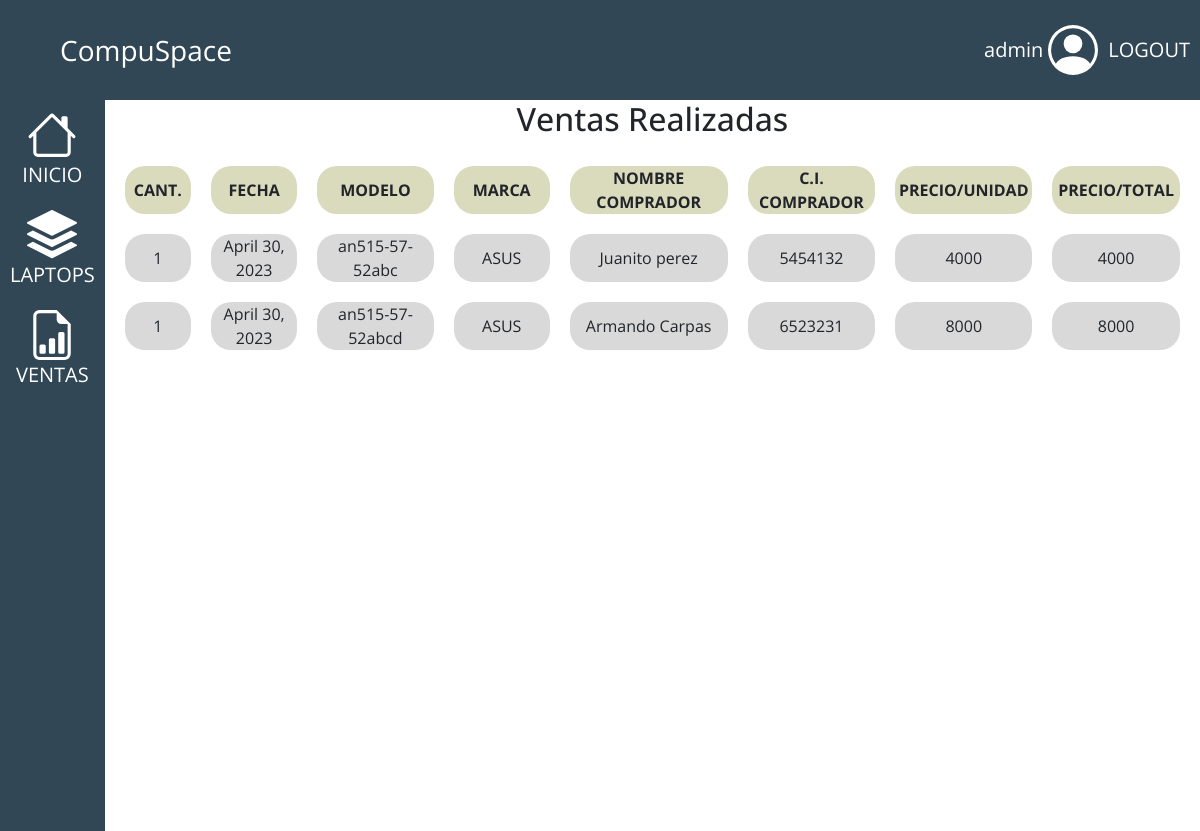
Screenshot of /registroVentas/ (signed in) with the database file from the repository.
### proyecto/models.py (models this page shows)
class vender_Laptop(models.Model):
    marca = models.CharField(max_length=20)
    modelo = models.CharField(max_length=20,unique=True)
    cantidad = models.IntegerField()
    precio = models.IntegerField()
    fecha = models.DateField()
    cliente = models.CharField(max_length=35)
    direccion = models.CharField(max_length=25)
    ci = models.IntegerField()
    telefono = models.IntegerField()

### proyecto/views.py (the view)
# urls.py: path('registroVentas/',views.registroVentas, name = "registroVentas"),
@login_required
def registroVentas(request):
    ventas = vender_Laptop.objects.all()
    return render(request, "registroVentas.html",{
            'ventas': ventas
        })

### proyecto/templates/registroVentas.html (shortened to what this page needs)
{% extends 'layouts/base.html' %}
{% load static %}
{% block content %}
<section>
    <h2>Ventas Realizadas</h2>
    <table class="tabla">
        <tr class="tr">
            <th class="cant th">CANT.</th>
            <th class="fecha th">FECHA</th>
            <th class="modelo th">MODELO</th>
            <th class="marca th">MARCA</th>
            <th class="nombre th">NOMBRE COMPRADOR</th>
            <th class="ci th">C.I. COMPRADOR</th>
            <th class="precioU th">PRECIO/UNIDAD</th>
            <th class="precioT th">PRECIO/TOTAL</th>
        </tr>
        {% for venta in ventas %}
        <tr>
            <td class="td">{{ venta.cantidad }}</td>
            <td class="td">{{venta.fecha}}</td>
            <td class="td">{{venta.modelo}}</td>
            <td class="td">{{venta.marca}}</td>
            <td class="td">{{venta.cliente}}</td>
            <td class="td">{{venta.ci}}</td>
            <td class="td">{{venta.precio}}</td>
            <td class="td">{{venta.precio}}</td>
        </tr>
        {% endfor %}
    </table>
</section>
{% endblock %}

### proyecto/templates/layouts/base.html (shortened to what this page needs)
{% load static %}
<!DOCTYPE html>
<html lang="es">
<head>
  <link rel="stylesheet" href="{% static 'styles/prueba.css' %}">
  <link rel="stylesheet" href="{% static 'styles/estilos.css' %}">
  <link rel="stylesheet" href="{% static 'styles/estilo.css' %}">
  <link rel="stylesheet" href="{% static 'styles/informacion.css' %}">
  <link rel="stylesheet" href="https://cdn.jsdelivr.net/npm/bootstrap@5.0.2/dist/css/bootstrap.min.css">
</head>
<body>
  <header>
    <span>CompuSpace</span>
    <div class="sesion" style="display: flex; justify-content: flex-end;">
      {% if user.is_authenticated %}
        <span>{{ user.username }}</span>
      {% else %}
        <span></span>
      {% endif %}
      {% if user.is_authenticated %}
      <a href="{% url 'logout' %}" style="color: white;margin-left: 10px;">LOGOUT</a>
      {% else %}
      <a href="{% url 'signin' %}" style="color: white;margin-left: 10px;">LOGIN</a>
      {% endif %}
    </div>
  </header>
  <div class="contenedor1" style="justify-content: center; display: flex;">
    <nav>
      <ul style="padding: 0px;">
        <li>
          <a href="{% url 'index' %}">
          </a>
          <a href="{% url 'index' %}" style="color: white !important; text-decoration: none">INICIO</a>
        </li>
        {% if user.is_authenticated %}
        <li>
          <a href="{% url 'laptops' %}">
          </a>
          <a href="{% url 'laptops' %}" style="color: white !important; text-decoration: none">LAPTOPS</a>
        </li>
        <li>
          <a href="{% url 'registroVentas' %}">
          </a>
          <a href="{% url 'registroVentas' %}" style="color: white !important; text-decoration: none">VENTAS</a>
        </li>
        {% endif %}
      </ul>
    </nav>
      {% block content %}
      {% endblock %}
  </div>
</body>
</html>

### proyecto/static/styles/estilos.css (style rules this page uses)
* { margin: 0; padding: 0px; font-family: 'Open Sans', sans-serif; }
header { display: flex; background-color: #314755; height: 100px; align-items: center; justify-content: space-between; }
.sesion span { font-size: 20px; padding: 8px; }
.sesion { display: flex; align-items: center; padding-right: 10px; }
span { padding-left: 60px; color: white; font-size: 28px; }
ul { display: flex; align-items: center; justify-content: center; flex-direction: column; }
li { display: flex; flex-direction: column; align-items: center; justify-content: center; padding: 10px; }
.sesion a { text-decoration: none; }
a { color: white; text-decoration: none; font-size: 20px; }
* { margin: 0; padding: 0px; }
.sesion span { font-size: 20px; padding: 5px; }
nav { background-color: #314755; width: 10%; height: 105%; }
.contenedor1 { display: flex; height: 87vh; }
ul { display: flex; align-items: center; justify-content: center; flex-direction: column; padding: 0; }
a { color: white; text-decoration: none; font-size: 20px; justify-content: center; }
* { margin:0 ; padding: 0; box-sizing: border-box; font-family: 'Open Sans'; }
h2 { stroke: #000000 solid; text-align: center; font-weight: bold; }
.tabla { border-collapse: separate; border-spacing: 20px; text-align: center; }
.th { background-color: #DADABD; font-size: 16px; height: 48px; border-radius: 20px; font-weight: bold; }
.td { background-color: #D9D9D9; height: 48px; border-radius: 20px; text-align: center; }
.modelo { width: 201px; }
.marca { width: 166px; }
.nombre { width: 255px; }
.ci { width: 170px; }
.cant { width: 100px; }
.precioU { width: 150px; }
.precioT { width: 150px; }
.fecha { width: 150px; }

### rows the page displays
vender_Laptop: cantidad "1", fecha "April 30, 2023", modelo "an515-57-52abc", marca "ASUS", cliente "Juanito perez", ci "5454132", precio "4000"
vender_Laptop: cantidad "1", fecha "April 30, 2023", modelo "an515-57-52abcd", marca "ASUS", cliente "Armando Carpas", ci "6523231", precio "8000"

### other values shown
{{ user.username }} "admin"
